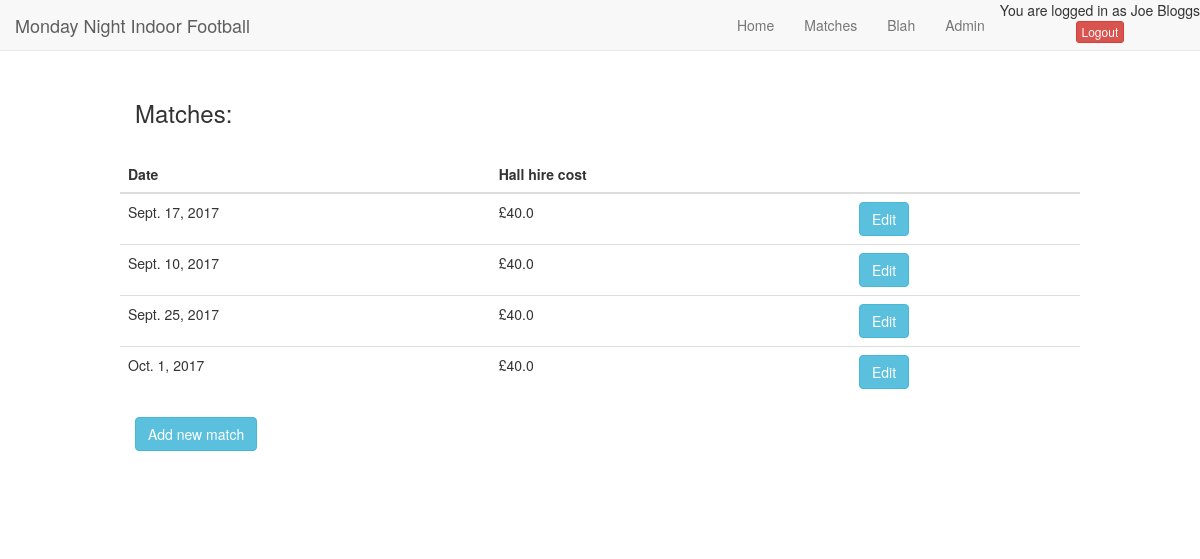
Screenshot of /matches/ (signed in) with the database file from the repository.
### www/models.py (models this page shows, shortened)
class Match(models.Model):
    date = models.DateField()
    cost = models.FloatField(default=0)

### www/views.py (the view)
# urls.py: url(r'^matches/$', views.matches, name='matches'),
def matches(request):
    if request.user.is_authenticated():
        matches = Match.objects.all()
        return render(request, 'matches.html', {'matches':matches})
    else:
        return render(request, 'unauthenticated.html')

### www/templates/matches.html
{% extends 'base.html' %}
{% block content %}
    <div class="container">
      <h3>Matches:</h3>
      <br>
      <div class="row">
        <div class="table-responsive">
          <table class="table">
            <thead>
              <tr>
                <th>Date</th>
                <th>Hall hire cost</th>
                <th></th>
              </tr>
            </thead>
            <tbody>
              {% for match in matches %}
              <tr>
                <td>{{ match.date }}</td>
                <td>£{{ match.cost }}</td>
                <td>
                   <a href="{% url 'matches_edit' match_id=match.id%}"
                      class="btn btn-info" role="button">Edit</a>
                </td>
              </tr>
              {% endfor %}
            </tbody>
          </table>
        </div>
      </div>
      <a href="{% url 'matches_new' %}"
         class="btn btn-info" role="button">Add new match</a>
    </div>
{% endblock %}

### www/templates/base.html (shortened to what this page needs)
{% load staticfiles %}
<!DOCTYPE html>
  <html>
    <head>
      <link rel="stylesheet" href="{% static 'bootstrap/bootstrap-3.3.7-dist/css/bootstrap.min.css' %}" />
      <link rel="stylesheet" href="{% static 'font-awesome-4.7.0/css/font-awesome.css' %}">
      <link rel="stylesheet" href="{% static 'bootstrap-social.css' %}">
      <link rel="stylesheet" href="{% static 'js/jquery/jquery-ui-1.12.1.custom/jquery-ui.css' %}">
    </head>
    <body>
    <nav class="navbar navbar-default navbar-fixed-top">
      <div class="container-fluid">
        <div class="navbar-header">
          <a class="navbar-brand" href="{% url 'index' %}">
            Monday Night Indoor Football
          </a>
        </div>
        <div class="collapse navbar-collapse" id="myNavbar">
          <ul class="nav navbar-nav navbar-right">
            <li><a href="{% url 'index' %}">Home</a></li>
            <li><a href="{% url 'matches' %}">Matches</a></li>
            <li><a href="#blah">Blah</a></li>
            <li><a href="/admin/">Admin</a></li>
            <li>
              {% if user.is_authenticated %}
                <div id="user-info" class="text-center">
                  You are logged in as {{user.first_name}} {{user.last_name}}
                  <br>
                  <a href="{% url 'logout' %}"
                      class="btn btn-xs btn-danger">Logout
                  </a>
              {% else %}
                  <a href="/login/google-oauth2/"
                      class="btn btn-social btn-lg btn-google">
                    <span class="fa fa-google"></span> Sign in with Google
                  </a>
                </div>
              {% endif %}
            </li>
          </ul>
        </div>
      </div>
    </nav>
    {% block content %}
    {% endblock %}
  </body>
</html>

### www/templates/base.html (style rules this page uses)
.container { position: relative; padding: 80px 120px; }

### rows the page displays
Match: date "Sept. 17, 2017", cost "40.0"
Match: date "Sept. 10, 2017", cost "40.0"
Match: date "Sept. 25, 2017", cost "40.0"
Match: date "Oct. 1, 2017", cost "40.0"

### other values shown
{{ user.first_name }} "Joe"
{{ user.last_name }} "Bloggs"
